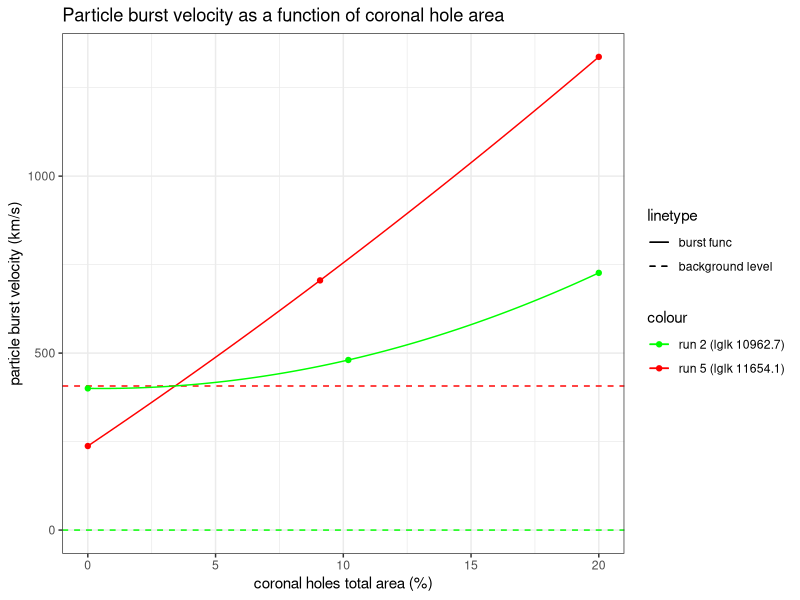

R code for this plot:
## ---- chunk 1
knitr::opts_chunk$set(echo = TRUE)
## ---- chunk 2
library(ggplot2)


prepareVisData <- function(id,lglk,x,y,bg) {
t <- data.frame(x=x,y=y)

m <- lm(y ~ poly(x,2),data=t)
m_pred <- function(x) {
  predict(m,newdata = data.frame(x=x))
}

return(
  list(df=t,pred=m_pred,bg=bg,lglk_str=paste0('run ',id,' (lglk ',lglk,')'))
);
}

to_km_per_s <- function(v) {return(v/(1000.0 * 60.0 / 10.0**8.0));}

vis5 <- prepareVisData(
  5,
  11654.1,
  c(0,9.09046,20),
  to_km_per_s(c(0.142469,0.423218,0.802131)),
  to_km_per_s(0.244206))

vis2 <- prepareVisData(
  2,
  10962.7,
  c(0,10.1969,20),
  to_km_per_s(c(0.240187,0.288317,0.435995)),
  to_km_per_s(3.29252e-193))

linetype_scale <- c('1'='solid','2'='dashed')
linetype_scale_labels <- c('1'='burst func','2'='background level')
color_scale <- c('5'='red','2'='green','18'='blue')
color_scale_labels <- c('5'=vis5$lglk_str,'2'=vis2$lglk_str,'18'='fit run 18')

a = ggplot()+
  theme_bw()+
  ggtitle("Particle burst velocity as a function of coronal hole area")+
  xlab("coronal holes total area (%)")+
  ylab("particle burst velocity (km/s)")+

  scale_linetype_manual(values= linetype_scale,labels=linetype_scale_labels)+
  scale_color_manual(values= color_scale,labels=color_scale_labels)+
  
  geom_point(data=vis5$df, aes(x=x, y=y,color='5'))+
  stat_function(data=vis5$df,aes(x,linetype='1',color='5'),fun=vis5$pred) +
  geom_hline(aes(yintercept=vis5$bg,linetype='2',color='5')) +
  
  geom_point(data=vis2$df, aes(x=x, y=y,color='2'))+
  stat_function(data=vis2$df,aes(x,linetype='1',color='2'),fun=vis2$pred) +
  geom_hline(aes(yintercept=vis2$bg,linetype='2',color='2'))
  

print(a)
